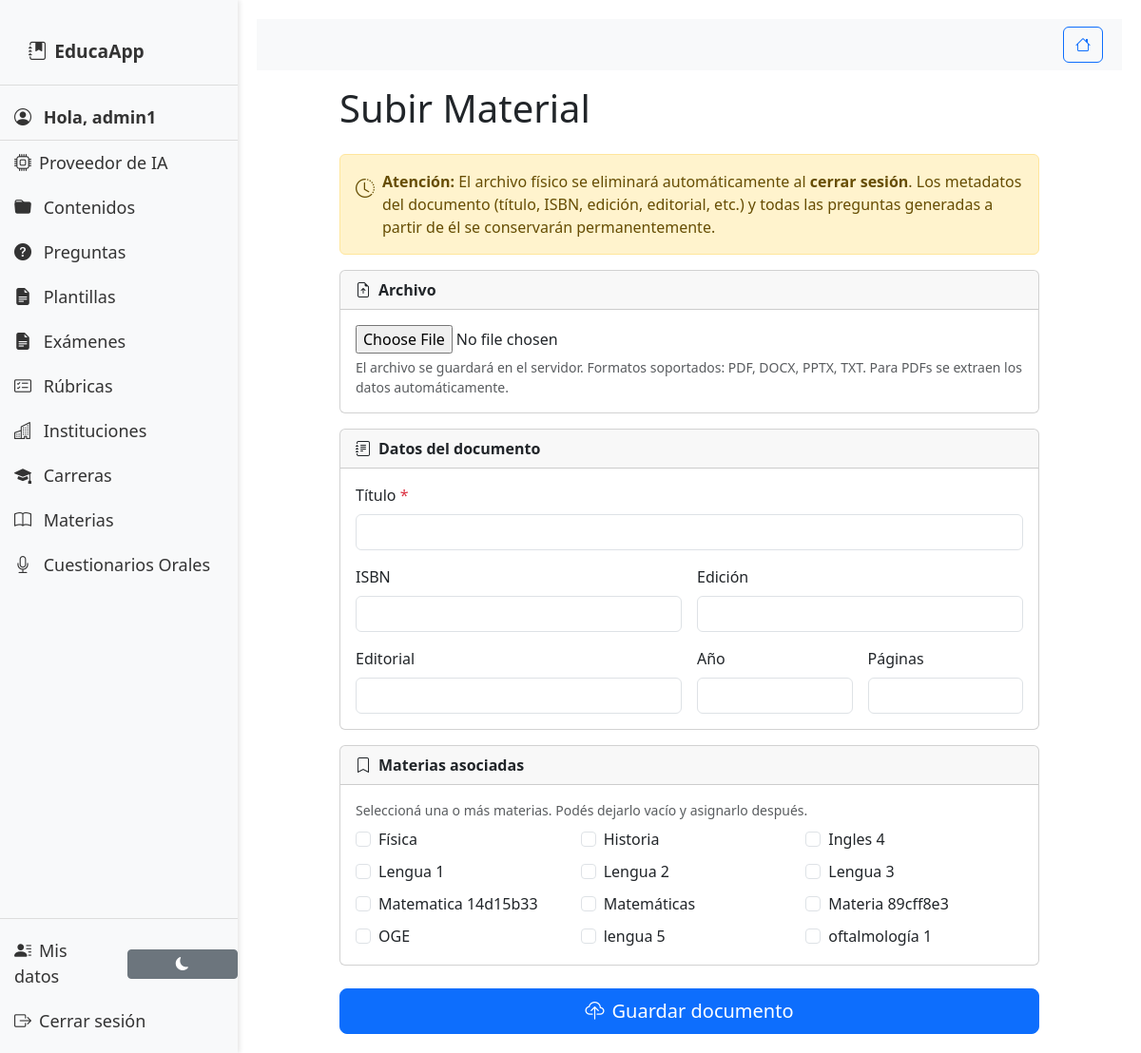
Page /upload/ (signed in) on the earlier database version.
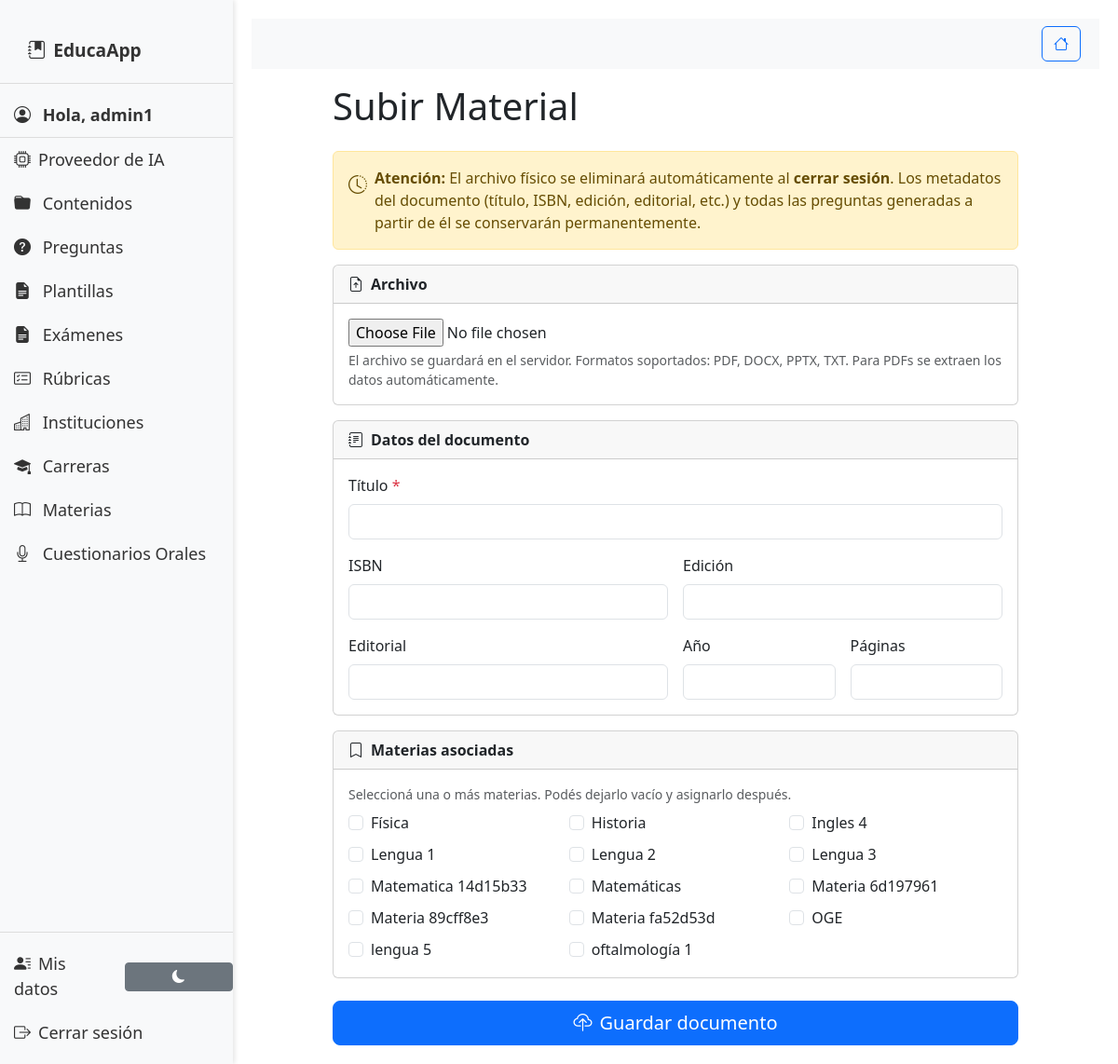
Same page on the later database version.
### material/models.py (models this page shows, shortened)
class Subject(models.Model):
    name = models.CharField(max_length=100)
    careers = models.ManyToManyField('Career', related_name='subject_careers')
    created_at = models.DateTimeField(auto_now_add=True)
    updated_at = models.DateTimeField(auto_now=True)
    learning_outcomes = models.TextField(
        blank=True,
        null=True,
        help_text="Legacy field - almacena outcomes en texto o JSON"
    )
    class Meta:
        db_table = 'material_subjects'
        verbose_name = 'Subject'
        verbose_name_plural = 'Subjects'
        ordering = ['name']

### material/views.py (the view)
# urls.py: path('upload/', material_views.upload_contenido, name='upload_contenido'),
@login_required
def upload_contenido(request):  # Antes upload_material
    if request.method == 'POST':
        form = ContenidoForm(request.POST, request.FILES)
        if form.is_valid():
            from .cleanup import compute_file_hash
            file_obj = request.FILES.get('file')
            file_hash = compute_file_hash(file_obj) if file_obj else None
            existing = None
            if file_hash:
                existing = Contenido.objects.filter(
                    file_hash=file_hash, uploaded_by=request.user
                ).first()
            if existing and existing.file_available:
                messages.warning(
                    request,
                    f'Este documento ya existe en tus contenidos: "{existing.title}". '
                    f'No se creó un duplicado.',
                    extra_tags='contenidos'
                )
                return redirect('material:mis_contenidos')
            if existing and not existing.file_available:
                from django.core.files.storage import default_storage
                from django.core.files.base import ContentFile
                file_obj.seek(0)
                saved_relative = default_storage.save(
                    f'contenidos/{file_obj.name}', ContentFile(file_obj.read())
                )
                existing.file = saved_relative
                existing.file_deleted_at = None
                existing.save(update_fields=['file', 'file_deleted_at'])
                messages.success(
                    request,
                    f'El archivo de "{existing.title}" había expirado y fue restaurado correctamente.',
                    extra_tags='contenidos'
                )
                return redirect('material:mis_contenidos')
            contenido = form.save(commit=False)
            contenido.uploaded_by = request.user
            contenido.file_hash = file_hash
            contenido.save()
            form.save_m2m()
            messages.success(request, 'Los archivos se subieron correctamente.', extra_tags='contenidos')
            return redirect('material:mis_contenidos')
    else:
        form = ContenidoForm()
    return render(request, 'material/questions/upload.html', {'form': form})

### material/forms.py
class ContenidoForm(forms.ModelForm):
    subjects = forms.ModelMultipleChoiceField(
        queryset=Subject.objects.all().order_by('name'),
        widget=forms.SelectMultiple(attrs={'class': 'form-control'}),
        required=False,
        label="Materias"
    )
    class Meta:
        model = Contenido
        fields = ['subjects', 'title', 'file', 'isbn', 'edition', 'pages', 'publisher', 'year']
        widgets = {
            'title': forms.TextInput(attrs={'class': 'form-control'}),
            'isbn': forms.TextInput(attrs={'class': 'form-control'}),
            'edition': forms.TextInput(attrs={'class': 'form-control'}),
            'pages': forms.NumberInput(attrs={'class': 'form-control'}),
            'publisher': forms.TextInput(attrs={'class': 'form-control'}),
            'year': forms.NumberInput(attrs={'class': 'form-control'}),
        }
        labels = {
            'title': 'Título del Contenido',
        }

### material/templatetags/message_tags.py (called while the page is built)
@register.inclusion_tag('material/components/messages.html', takes_context=True)
def show_messages(context, categories=None):
    filtered_messages = get_filtered_messages(context, categories)
    return {'messages': filtered_messages}

### material/templates/material/questions/upload.html (shortened to what this page needs)
{% extends 'material/base.html' %}
{% load message_tags %}
{% block content %}
<div class="container" style="max-width:760px;">
    <h1 class="mb-4">Subir Material</h1>
    <div class="alert alert-warning d-flex align-items-start gap-2" role="alert">
        <i class="bi bi-clock-history fs-5 mt-1 flex-shrink-0"></i>
        <div>
            <strong>Atención:</strong> El archivo físico se eliminará automáticamente al <strong>cerrar sesión</strong>.
            Los metadatos del documento (título, ISBN, edición, editorial, etc.) y todas las preguntas generadas a partir de él se conservarán permanentemente.
        </div>
    </div>
    <form method="post" enctype="multipart/form-data" id="uploadForm">
        <div class="card mb-3">
            <div class="card-header fw-bold"><i class="bi bi-file-earmark-arrow-up me-2"></i>Archivo</div>
            <div class="card-body">
                {{ form.file }}
                <small class="text-muted mt-1 d-block">El archivo se guardará en el servidor. Formatos soportados: PDF, DOCX, PPTX, TXT. Para PDFs se extraen los datos automáticamente.</small>
            </div>
        </div>
        <div class="card mb-3">
            <div class="card-header fw-bold"><i class="bi bi-journal-text me-2"></i>Datos del documento</div>
            <div class="card-body row g-3">
                <div class="col-12">
                    <label class="form-label">Título <span class="text-danger">*</span></label>
                    {{ form.title }}
                </div>
                <div class="col-md-6">
                    <label class="form-label">ISBN</label>
                    {{ form.isbn }}
                </div>
                <div class="col-md-6">
                    <label class="form-label">Edición</label>
                    {{ form.edition }}
                </div>
                <div class="col-md-6">
                    <label class="form-label">Editorial</label>
                    {{ form.publisher }}
                </div>
                <div class="col-md-3">
                    <label class="form-label">Año</label>
                    {{ form.year }}
                </div>
                <div class="col-md-3">
                    <label class="form-label">Páginas</label>
                    {{ form.pages }}
                </div>
            </div>
        </div>
        <div class="card mb-4">
            <div class="card-header fw-bold"><i class="bi bi-bookmark me-2"></i>Materias asociadas</div>
            <div class="card-body">
                {% if form.subjects.field.queryset.exists %}
                    <p class="text-muted small mb-2">Seleccioná una o más materias. Podés dejarlo vacío y asignarlo después.</p>
                    <div class="row row-cols-2 row-cols-md-3 g-2">
                        {% for subject in form.subjects.field.queryset %}
                        <div class="col">
                            <div class="form-check">
                                <input class="form-check-input" type="checkbox"
                                       name="subjects" value="{{ subject.id }}"
                                       id="sub_{{ subject.id }}"
                                       {% if subject in form.subjects.initial %}checked{% endif %}>
                                <label class="form-check-label" for="sub_{{ subject.id }}">{{ subject.name }}</label>
                            </div>
                        </div>
                        {% endfor %}
                    </div>
                {% else %}
                    <p class="text-warning mb-0"><i class="bi bi-exclamation-triangle me-1"></i>No hay materias cargadas en el sistema. Podés agregarlas desde el panel de administración.</p>
                {% endif %}
            </div>
        </div>
        <button type="submit" class="btn btn-primary w-100 btn-lg">
            <i class="bi bi-cloud-upload me-2"></i>Guardar documento
        </button>
    </form>
</div>
{% endblock %}

Differences in the rows shown:
added Subject: name "Materia 6d197961"
added Subject: name "Materia fa52d53d"
